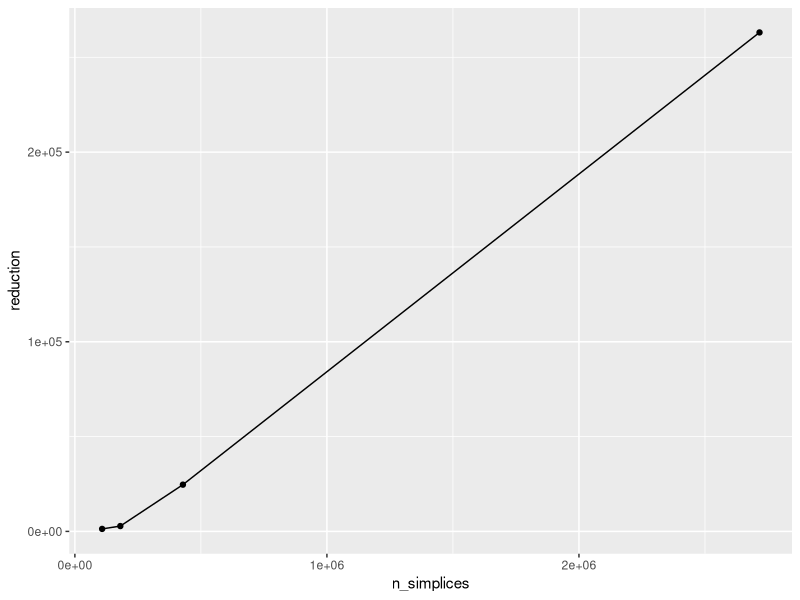

This figure's R source: (Note: this script raises an error after producing the figure.)
library(tidyverse)

timings <- read_csv("timings.csv",
                    col_names=c("filtration","n_simplices","creation","reduction"),
                    skip=1)
timings

ggplot(timings, aes(x=n_simplices, y=reduction)) +
    #geom_line(aes(x=n_simplices, y=creation)) +
    geom_line() + geom_point() +
    ggsave("timings.png", width=15, height=6)


